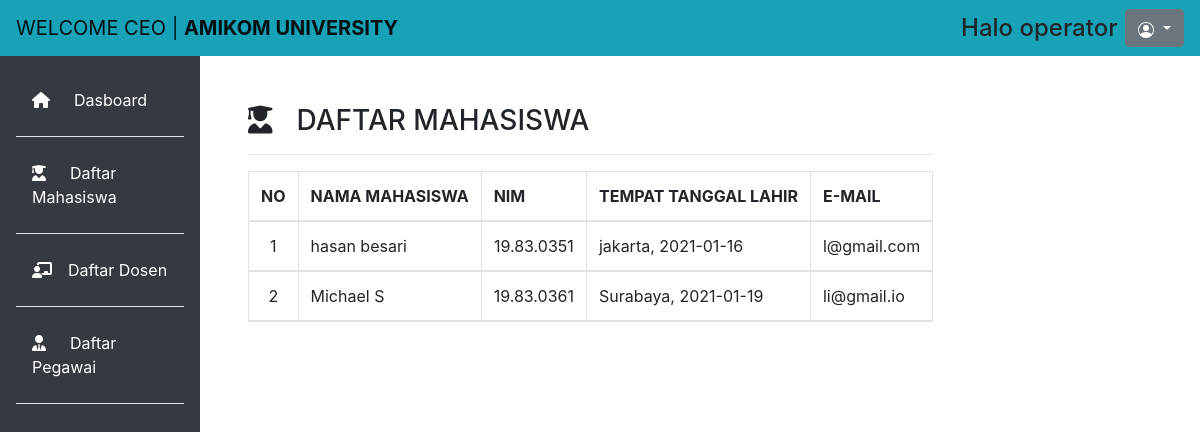
Page /user/mahasiswa.php on the committed database.
### tables this page shows
CREATE TABLE `data_user` (
  `id` int(11) NOT NULL,
  `nama_user` varchar(255) NOT NULL,
  `password` varchar(255) NOT NULL,
  `name` varchar(255) NOT NULL
);

CREATE TABLE `data_mahasiswa` (
  `id_mahasiswa` int(11) NOT NULL,
  `nama_mahasiswa` varchar(255) NOT NULL,
  `nim_mahasiswa` varchar(255) NOT NULL,
  `tempat_lahir_mahasiswa` varchar(255) NOT NULL,
  `tanggal_lahir_mahasiswa` date NOT NULL,
  `email_mahasiswa` varchar(255) NOT NULL
);

### user/mahasiswa.php (the view, shortened to what this page needs)
<!doctype html>
<html lang="en">
  <head>
    <link rel="stylesheet" href="https://cdn.jsdelivr.net/npm/bootstrap@4.5.3/dist/css/bootstrap.min.css">
    <link rel="stylesheet" type="text/css" href="css/admin.css">
  </head>
  <body>
  	<nav class="navbar navbar-expand-lg navbar-light bg-info">
	  <a class="navbar-brand" href="dash.php">WELCOME CEO | <b>AMIKOM UNIVERSITY</b></a>
	    <div class="form-inline my-2 my-lg-0 ml-auto">
	    	<?php
			    include ("../config/koneksi.php");
			    $id = $_SESSION['id'];
			    $sql = "SELECT * FROM data_user WHERE id='$id'";
			    $hasil = mysqli_query($db, $sql) or exit("Error query : <b>".$sql."</br>");
			    $data = mysqli_fetch_assoc($hasil)
			?>
	    	<h4 class="form-inline mr-sm-2 my-lg-0 ml-auto">Halo <?php echo $data['name'];?></h4>
	      <div class="dropdown">
			  <button class="btn btn-secondary dropdown-toggle" type="button" id="dropdownMenuButton" data-toggle="dropdown" aria-haspopup="true" aria-expanded="false">
			  </button>
			</div>
	    </div>
	</nav>
	<div class="row no-gutters mt-0">
		<div class="col-md-2 bg-dark mt-0 pr-3 pt-4">
			<ul class="nav flex-column ml-3 mb-5">
			  <li class="nav-item">
			    <a class="nav-link active text-white" href="dash.php"><i class="fas fa-home mr-4"></i>Dasboard</a><hr class="bg-white">
			  </li>
			  <li class="nav-item">
			    <a class="nav-link text-white"><i class="fas fa-user-graduate mr-4"></i>Daftar Mahasiswa</a><hr class="bg-white">
			  </li>
			  <li class="nav-item">
			    <a class="nav-link text-white" href="dosen.php"><i class="fas fa-chalkboard-teacher mr-3"></i>Daftar Dosen</a><hr class="bg-white">
			  </li>
			  <li class="nav-item">
			    <a class="nav-link text-white" href="pegawai.php"><i class="fas fa-user-tie mr-4"></i>Daftar Pegawai</a><hr class="bg-white">
			  </li>
			</ul>
		</div>
		<div class="com-md-10 p-5 pt-2">
			<h3><i class="fas fa-user-graduate mr-4"></i>DAFTAR MAHASISWA</h3><hr width="100%">
			<table class="table table-striped table-bordered">
			  <thead>
			    <tr>
			      <th>NO</th>
			      <th>NAMA MAHASISWA</th>
			      <th>NIM</th>
			      <th>TEMPAT TANGGAL LAHIR</th>
			      <th>E-MAIL</th>
			    </tr>
			    <?php
			    include ("../config/koneksi.php");
			    $sql = "SELECT * FROM data_mahasiswa";
			    $hasil = mysqli_query($db, $sql) or exit("Error query : <b>".$sql."</br>");
			    $i = 0;
			    while ($data = mysqli_fetch_assoc($hasil)) {
			    	$i++
			    ?>
				    <tr>
				    	<td align="center"><?php echo $i ?></td>
				    	<td><?php echo $data['nama_mahasiswa'];?></td>
				    	<td align="center"><?php echo $data['nim_mahasiswa'];?></td>
				    	<td><?php echo $data['tempat_lahir_mahasiswa'],', ', $data['tanggal_lahir_mahasiswa'];?></td>
				    	<td><?php echo $data['email_mahasiswa'];?></td>
				    </tr>
			    <?php } ?>
				</thead>
			</table>
		</div>
	</div>
  </body>
</html>

### user/css/admin.css (style rules this page uses)
.col-md-2 { min-height: 800px; }

### rows in the picture
data_user: name "operator"
data_mahasiswa: nama_mahasiswa "hasan besari", nim_mahasiswa "19.83.0351", tempat_lahir_mahasiswa "jakarta", tanggal_lahir_mahasiswa "2021-01-16", email_mahasiswa "l@gmail.com"
data_mahasiswa: nama_mahasiswa "Michael S", nim_mahasiswa "19.83.0361", tempat_lahir_mahasiswa "Surabaya", tanggal_lahir_mahasiswa "2021-01-19", email_mahasiswa "li@gmail.io"
